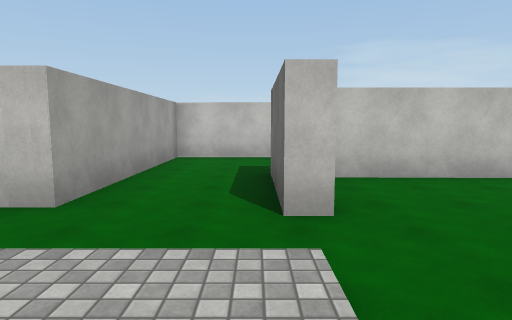
View 1 (above)

15 first-person views from a walk through a Unity game level. The camera is 1.4 m above the floor, tilts 6° down and sees 75° across. The floor is counted in squares, 2 m on a side. Each view is taken from the middle of a square. On the plan, view 1 faces up. The plan holds only what a view shows up to about 10 squares ahead; the rest is blank. The place goes on beyond the plan. The player character is not drawn. Surface patterns are stand-ins for the level's own textures.

View 2
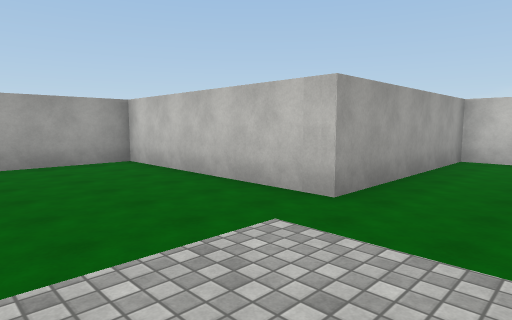

View 3
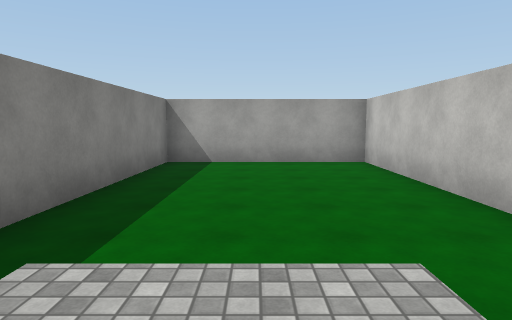

View 4
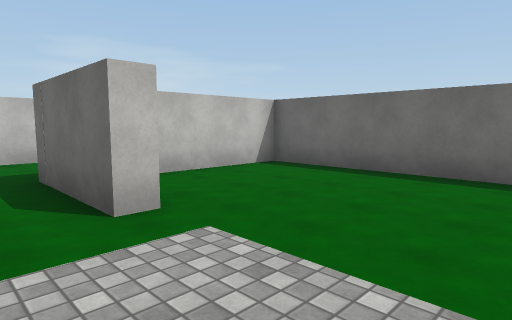

View 5
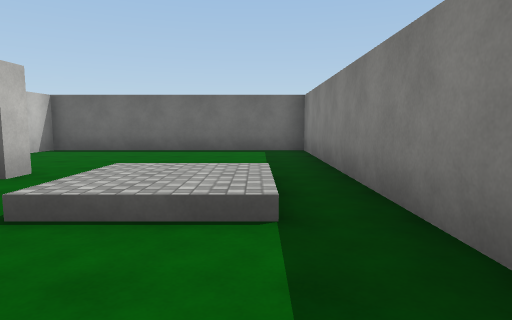

View 6
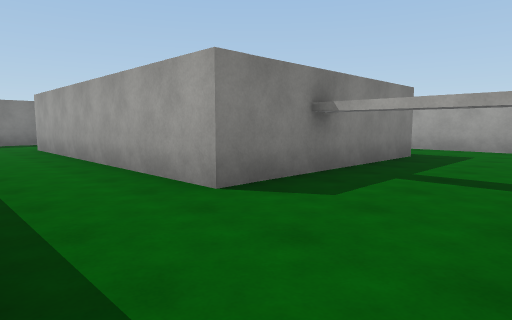

View 7
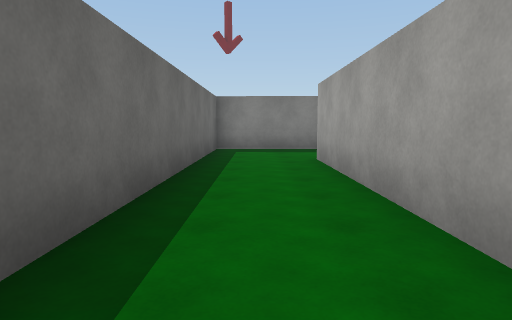

View 8
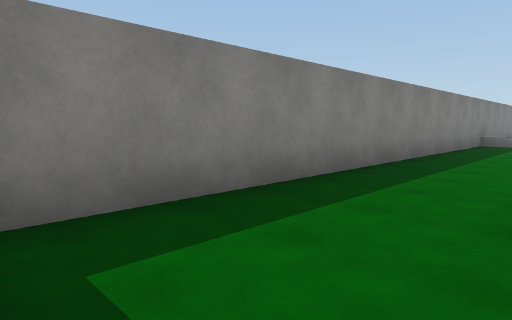

View 9
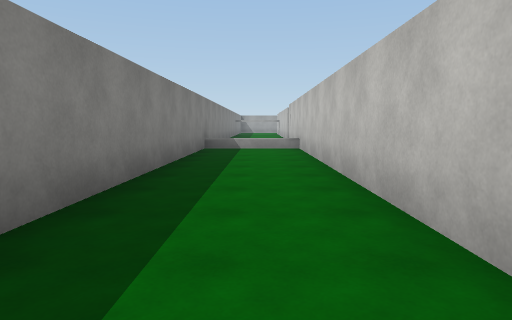

View 10
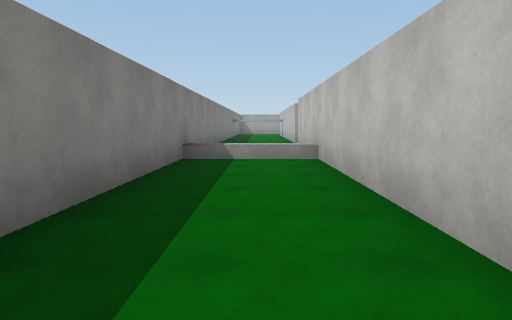

View 11
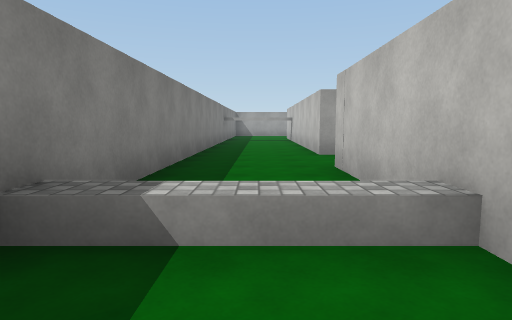

View 12
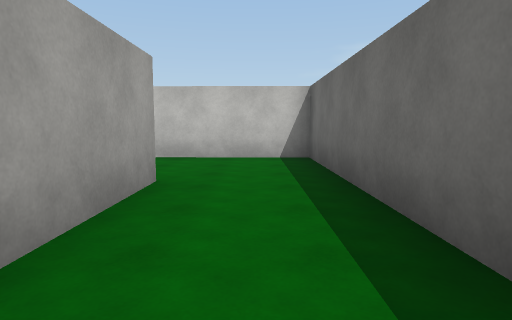

View 13
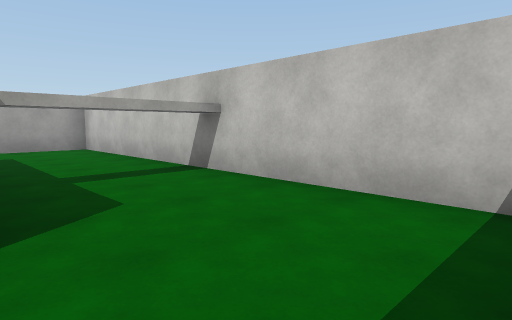

View 14
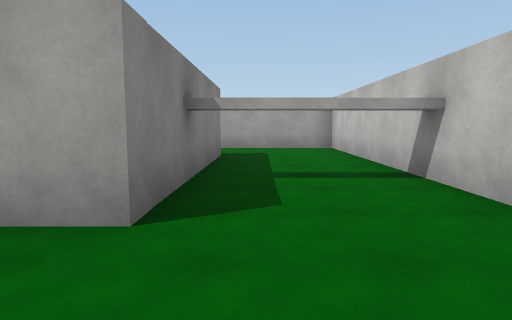

View 15
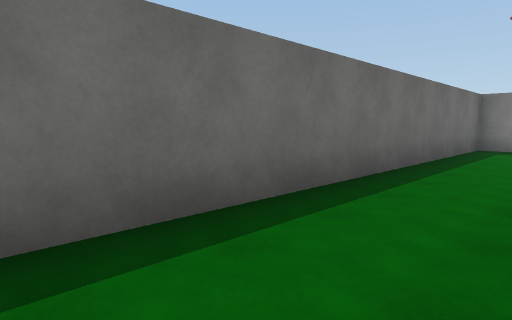

### Floor plan
Key: @ floor where view 1 was taken; # wall or solid block; . main floor; : floor 0.5 m higher than the main floor; / step, stairs or slope; ^ raised ledge.
Columns run from 10 left of view 1 to 9 right of it. Each row starts with its distance up from view 1.
 10        #############
  9        #...........#
  8        #...........#
  7        #...........#
  6        #..######...#
  5        #..#....#...#
  4   ######..#....#...#
  3   #............#...#
  2   #......//....#...#
  1   #......::....#...#
  0   #....../@....#...#
 -1   #..###########...#
 -2  ####^.............#
 -3  ... ^.............#
 -4 # .. ^.............#
 -5 ####################

Positions as (right, up) in squares from view 1, and headings:
1: (0, 0), facing up
2: (0, 0), facing up-left
3: (0, 1), facing left
4: (-1, 0), facing up-right
5: (-4, 0), facing right
6: (8, 9), facing down-left
7: (7, 5), facing down
8: (8, -2), facing down-left
9: (5, -3), facing left
10: (2, -3), facing left
11: (-3, -3), facing left
12: (7, 2), facing up
13: (8, 6), facing up-left
14: (8, 7), facing left
15: (6, 6), facing down-right
